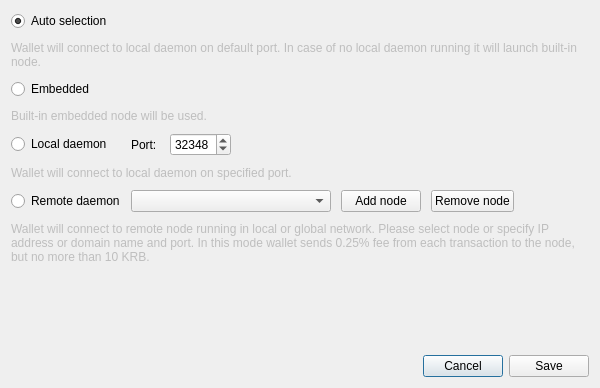
<?xml version="1.0" encoding="UTF-8"?>
<ui version="4.0">
 <class>ConnectionSettingsDialog</class>
 <widget class="QDialog" name="ConnectionSettingsDialog">
  <property name="windowModality">
   <enum>Qt::ApplicationModal</enum>
  </property>
  <property name="geometry">
   <rect>
    <x>0</x>
    <y>0</y>
    <width>600</width>
    <height>388</height>
   </rect>
  </property>
  <property name="windowTitle">
   <string>Connection settings</string>
  </property>
  <layout class="QGridLayout" name="gridLayout_2">
   <item row="2" column="0">
    <layout class="QHBoxLayout" name="horizontalLayout">
     <item>
      <spacer name="horizontalSpacer">
       <property name="orientation">
        <enum>Qt::Horizontal</enum>
       </property>
       <property name="sizeHint" stdset="0">
        <size>
         <width>40</width>
         <height>20</height>
        </size>
       </property>
      </spacer>
     </item>
     <item>
      <widget class="QPushButton" name="connectionCancelButton">
       <property name="text">
        <string>Cancel</string>
       </property>
      </widget>
     </item>
     <item>
      <widget class="QPushButton" name="connectionSaveButton">
       <property name="text">
        <string>Save</string>
       </property>
      </widget>
     </item>
    </layout>
   </item>
   <item row="0" column="0">
    <layout class="QGridLayout" name="gridLayout">
     <property name="sizeConstraint">
      <enum>QLayout::SetMaximumSize</enum>
     </property>
     <property name="verticalSpacing">
      <number>10</number>
     </property>
     <item row="0" column="0">
      <widget class="QRadioButton" name="radioButton_1">
       <property name="enabled">
        <bool>true</bool>
       </property>
       <property name="text">
        <string>Auto selection</string>
       </property>
       <property name="checked">
        <bool>true</bool>
       </property>
      </widget>
     </item>
     <item row="1" column="0" colspan="2">
      <widget class="QLabel" name="label">
       <property name="enabled">
        <bool>false</bool>
       </property>
       <property name="text">
        <string>Wallet will connect to local daemon on default port. In case of no local daemon running it will launch built-in node.</string>
       </property>
       <property name="wordWrap">
        <bool>true</bool>
       </property>
      </widget>
     </item>
     <item row="2" column="0">
      <widget class="QRadioButton" name="radioButton_2">
       <property name="text">
        <string>Embedded</string>
       </property>
      </widget>
     </item>
     <item row="3" column="0" colspan="2">
      <widget class="QLabel" name="label_2">
       <property name="enabled">
        <bool>false</bool>
       </property>
       <property name="text">
        <string>Built-in embedded node will be used.</string>
       </property>
       <property name="wordWrap">
        <bool>true</bool>
       </property>
      </widget>
     </item>
     <item row="4" column="0">
      <widget class="QRadioButton" name="radioButton_3">
       <property name="text">
        <string>Local daemon</string>
       </property>
      </widget>
     </item>
     <item row="4" column="1">
      <layout class="QHBoxLayout" name="horizontalLayout_2">
       <property name="spacing">
        <number>10</number>
       </property>
       <item>
        <widget class="QLabel" name="label_3">
         <property name="text">
          <string>Port: </string>
         </property>
        </widget>
       </item>
       <item>
        <widget class="QSpinBox" name="m_localDaemonPort">
         <property name="minimum">
          <number>0</number>
         </property>
         <property name="maximum">
          <number>65535</number>
         </property>
         <property name="value">
          <number>32348</number>
         </property>
         <property name="displayIntegerBase">
          <number>10</number>
         </property>
        </widget>
       </item>
       <item>
        <spacer name="horizontalSpacer_2">
         <property name="orientation">
          <enum>Qt::Horizontal</enum>
         </property>
         <property name="sizeHint" stdset="0">
          <size>
           <width>40</width>
           <height>20</height>
          </size>
         </property>
        </spacer>
       </item>
      </layout>
     </item>
     <item row="5" column="0" colspan="2">
      <widget class="QLabel" name="label_4">
       <property name="enabled">
        <bool>false</bool>
       </property>
       <property name="text">
        <string>Wallet will connect to local daemon on specified port.</string>
       </property>
       <property name="wordWrap">
        <bool>true</bool>
       </property>
      </widget>
     </item>
     <item row="6" column="0">
      <widget class="QRadioButton" name="radioButton_4">
       <property name="text">
        <string>Remote daemon</string>
       </property>
      </widget>
     </item>
     <item row="6" column="1">
      <layout class="QHBoxLayout" name="horizontalLayout_3">
       <property name="spacing">
        <number>10</number>
       </property>
       <item>
        <widget class="QComboBox" name="remoteNodesComboBox">
         <property name="minimumSize">
          <size>
           <width>200</width>
           <height>0</height>
          </size>
         </property>
         <property name="editable">
          <bool>false</bool>
         </property>
         <property name="insertPolicy">
          <enum>QComboBox::InsertAtTop</enum>
         </property>
        </widget>
       </item>
       <item>
        <widget class="QPushButton" name="addNodeButton">
         <property name="text">
          <string>Add node</string>
         </property>
         <property name="icon">
          <iconset resource="../../resources.qrc">
           <normaloff>:/icons/add</normaloff>:/icons/add</iconset>
         </property>
        </widget>
       </item>
       <item>
        <widget class="QPushButton" name="removeNodeButton">
         <property name="text">
          <string>Remove node</string>
         </property>
         <property name="icon">
          <iconset resource="../../resources.qrc">
           <normaloff>:/icons/remove</normaloff>:/icons/remove</iconset>
         </property>
        </widget>
       </item>
       <item>
        <spacer name="horizontalSpacer_3">
         <property name="orientation">
          <enum>Qt::Horizontal</enum>
         </property>
         <property name="sizeHint" stdset="0">
          <size>
           <width>40</width>
           <height>20</height>
          </size>
         </property>
        </spacer>
       </item>
      </layout>
     </item>
     <item row="7" column="0" colspan="2">
      <widget class="QLabel" name="label_5">
       <property name="enabled">
        <bool>false</bool>
       </property>
       <property name="sizePolicy">
        <sizepolicy hsizetype="Preferred" vsizetype="MinimumExpanding">
         <horstretch>0</horstretch>
         <verstretch>0</verstretch>
        </sizepolicy>
       </property>
       <property name="minimumSize">
        <size>
         <width>0</width>
         <height>40</height>
        </size>
       </property>
       <property name="text">
        <string>Wallet will connect to remote node running in local or global network. Please select node or specify IP address or domain name and port. In this mode wallet sends 0.25% fee from each transaction to the node, but no more than 10 KRB.</string>
       </property>
       <property name="wordWrap">
        <bool>true</bool>
       </property>
      </widget>
     </item>
    </layout>
   </item>
   <item row="1" column="0">
    <spacer name="verticalSpacer">
     <property name="orientation">
      <enum>Qt::Vertical</enum>
     </property>
     <property name="sizeHint" stdset="0">
      <size>
       <width>20</width>
       <height>40</height>
      </size>
     </property>
    </spacer>
   </item>
  </layout>
 </widget>
 <resources>
  <include location="../../resources.qrc"/>
 </resources>
 <connections>
  <connection>
   <sender>connectionCancelButton</sender>
   <signal>clicked()</signal>
   <receiver>ConnectionSettingsDialog</receiver>
   <slot>reject()</slot>
   <hints>
    <hint type="sourcelabel">
     <x>549</x>
     <y>259</y>
    </hint>
    <hint type="destinationlabel">
     <x>338</x>
     <y>140</y>
    </hint>
   </hints>
  </connection>
  <connection>
   <sender>connectionSaveButton</sender>
   <signal>clicked()</signal>
   <receiver>ConnectionSettingsDialog</receiver>
   <slot>accept()</slot>
   <hints>
    <hint type="sourcelabel">
     <x>630</x>
     <y>259</y>
    </hint>
    <hint type="destinationlabel">
     <x>338</x>
     <y>140</y>
    </hint>
   </hints>
  </connection>
  <connection>
   <sender>addNodeButton</sender>
   <signal>clicked()</signal>
   <receiver>ConnectionSettingsDialog</receiver>
   <slot>addNodeClicked()</slot>
   <hints>
    <hint type="sourcelabel">
     <x>361</x>
     <y>153</y>
    </hint>
    <hint type="destinationlabel">
     <x>290</x>
     <y>135</y>
    </hint>
   </hints>
  </connection>
  <connection>
   <sender>removeNodeButton</sender>
   <signal>clicked()</signal>
   <receiver>ConnectionSettingsDialog</receiver>
   <slot>removeNodeClicked()</slot>
   <hints>
    <hint type="sourcelabel">
     <x>459</x>
     <y>177</y>
    </hint>
    <hint type="destinationlabel">
     <x>299</x>
     <y>193</y>
    </hint>
   </hints>
  </connection>
 </connections>
</ui>
